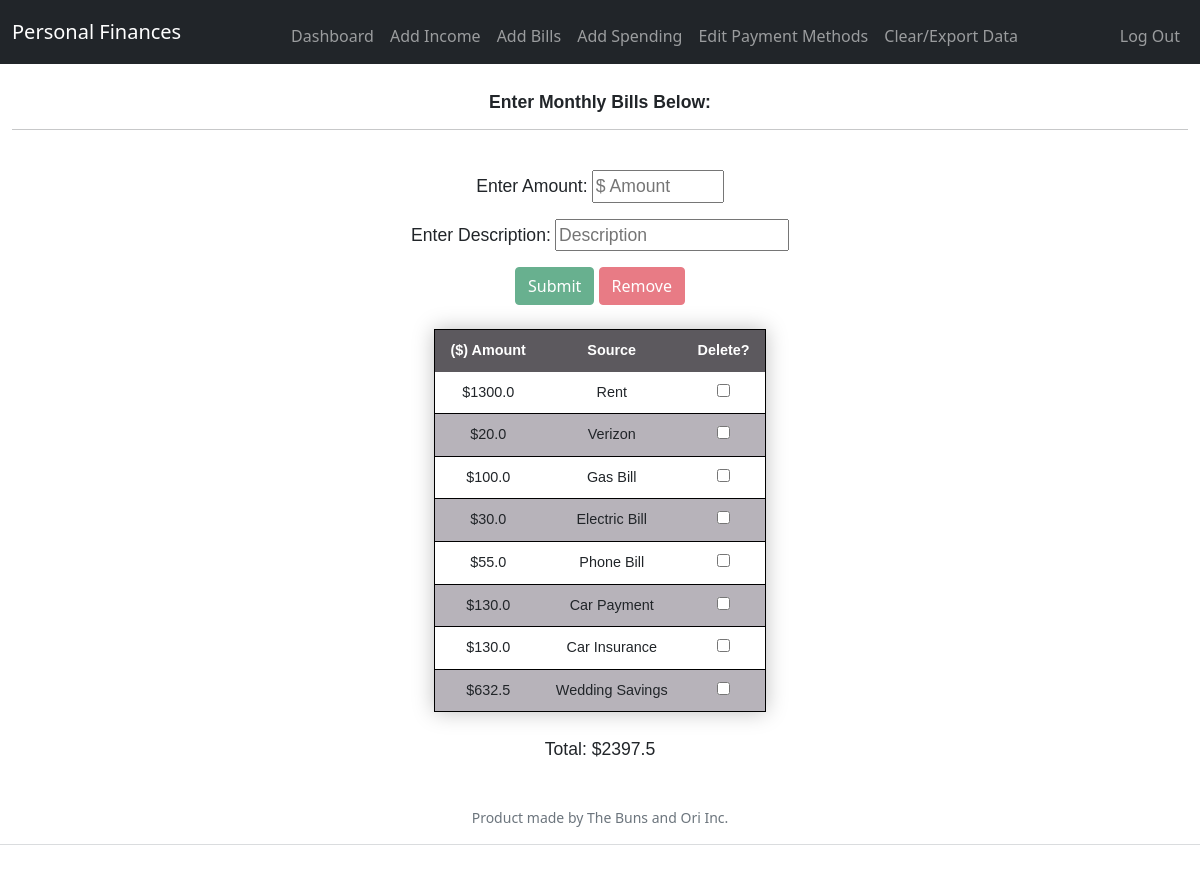
/addFixedCosts (signed in), run on an earlier commit of the app's database.
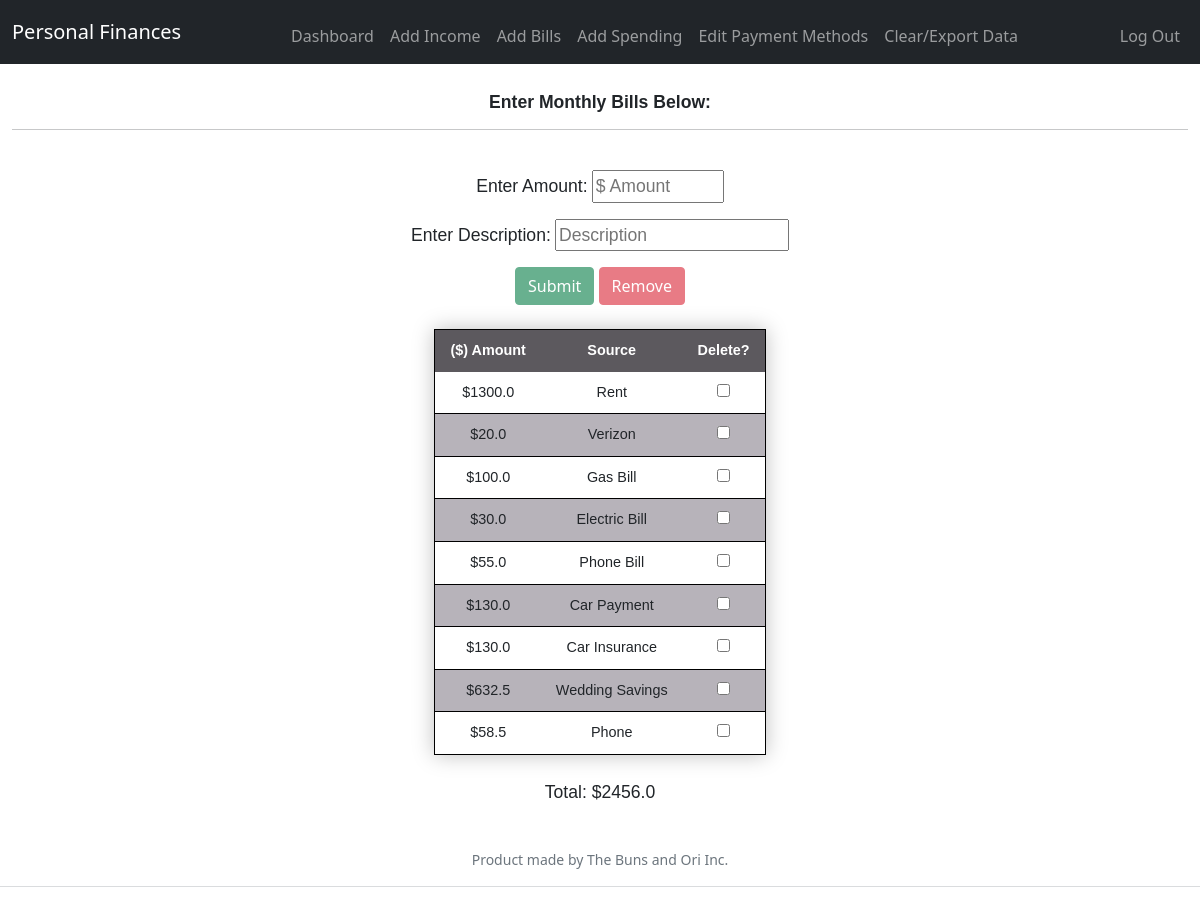
And on a later commit of the database.
### tables this page shows
CREATE TABLE fixedCosts (id INTEGER PRIMARY KEY AUTOINCREMENT NOT NULL, userID int, source TEXT NOT NULL, amount DOUBLE(8,2), frequency TEXT NOT NULL);

### app.py (the view)
@app.route("/addFixedCosts", methods=["GET", "POST"])
@login_required
def addFixedCosts():
    connection = create_connection("pFinances.db")
    if request.method == "POST":
        rowsToDelete = request.form.get("deleteInput")
        deleteMode = request.form.get("removeClicked")
        if rowsToDelete != "" and deleteMode != "" and int(deleteMode) == 1: #check if anything to delete
            rowNums = []
            for x in range(len(rowsToDelete)):
                if (rowsToDelete[x] != ','):
                    rowNums.append(rowsToDelete[x])
            fixCostSQL = ("SELECT id FROM fixedCosts WHERE userID = " + str(session["user_id"]))
            fixCostTuple = execute_read_query(connection, str(fixCostSQL))
            tupleList = list(fixCostTuple)
            idList = []
            for y in range(len(rowNums)):
                if int(rowNums[y]) == 1:
                    idList.append(re.sub("[^0-9]", "", str(tupleList[y])))
            deleteSQL = ("DELETE FROM fixedCosts WHERE id IN (" +', '.join(idList) + ")")
            execute_query(connection, deleteSQL)
            return redirect("/addFixedCosts")
        else:
            amount = request.form.get("amount")
            description = request.form.get("description")
            insertFixCost = ("INSERT INTO fixedCosts (userID, source, amount, frequency) VALUES" + "('" + str(session["user_id"]) + "','" + description + "','" + amount + "','" + "1" + "')")
            execute_query(connection, str(insertFixCost))
            fixCostsSQL = ("SELECT amount,source FROM fixedCosts WHERE userID = " + str(session["user_id"]))
            fixCostsTuple = execute_read_query(connection, str(fixCostsSQL))
            keys = ['amount', 'source']
            fixCostsDicts = [dict(zip(keys,d)) for d in fixCostsTuple]
            total = 0.0
            for x in range(len(fixCostsDicts)):
                total = total + float(fixCostsDicts[x]['amount'])
            return render_template("addFixedCosts.html", fixCostsDicts=fixCostsDicts, total=round(total,2))
    else:
        fixCostsSQL = ("SELECT amount,source FROM fixedCosts WHERE userID = " + str(session["user_id"]))
        fixCostsTuple = execute_read_query(connection, str(fixCostsSQL))
        keys = ['amount', 'source']
        fixCostsDicts = [dict(zip(keys,d)) for d in fixCostsTuple]
        total = 0.0
        for x in range(len(fixCostsDicts)):
            total = total + float(fixCostsDicts[x]['amount'])
        return render_template("addFixedCosts.html", fixCostsDicts=fixCostsDicts, total=round(total,2))

### helpers.py (called while the page is built)
def login_required(f):
    @wraps(f)
    def decorated_function(*args, **kwargs):
        if session.get("user_id") is None:
            return redirect("/login")
        return f(*args, **kwargs)
    return decorated_function

def create_connection(path):
    connection = None
    try:
        connection = sqlite3.connect(path)
        print("Connected successfully!")
    except Error as e:
        print(f"The error '{e}' occured")
    return connection

def execute_read_query(connection, query):
    cursor = connection.cursor()
    result = None
    try:
        cursor.execute(query)
        result = cursor.fetchall()
        return result
    except Error as e:
        print(f"The error '{e}' occured")

### templates/addFixedCosts.html (shortened to what this page needs)
{% extends "layout.html" %}
{% block main %}
    <h6>Enter Monthly Bills Below:</h6>
    <hr>
    <form action="/addFixedCosts" method="post" class="form-purchase-inputs">
        <br>
        <div class="mb-3">
            <label for="amount">Enter Amount:</label>
            <input autocomplete="off" autofocus id="amount" name="amount" placeholder="$ Amount" type="text" size="10">
        </div>
        <div class="mb-3">
            <label for="description">Enter Description:</label>
            <input id="description" name="description" placeholder="Description" type="text">
        </div>
        <button class="btn btn-success" type="submit" id="submit" onclick="roundAmount()">Submit</button>
        <button class="btn btn-danger" type="submit" id="remove" onclick="document.getElementById('removeClicked').setAttribute('value', 1)" disabled>Remove</button>
        <br><br>
        <table class="table-w-style">
            <thead>
                <tr>
                    <th>($) Amount</th>
                    <th>Source</th>
                    <th>Delete?</th>
                </tr>
            </thead>
            <tbody>
                {% for fixCosts in fixCostsDicts %}
                        <tr>
                            <td> ${{ fixCosts["amount"] }}</td>
                            <td> {{ fixCosts["source"] }}</td>
                            <td><input type="checkbox" class="checkboxes" id="fixCost" name="fixCost" value="0" onclick="setValue(this)">
                        </tr>
                {% endfor %}
            </tbody>
        </table>
        <br>
        <p>Total: ${{ total }}</p>
    </form>
{% endblock %}

What changed in the data, as far as the page shows it:
added fixedCosts: amount "58.5", source "Phone"
Also different on the page:
{{ total }}: "2397.5" → "2456.0"
